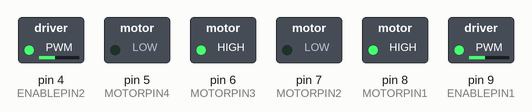
Simulated run of this sketch. Board: Arduino Mega 2560, built with avr-gcc and run on an emulated ATmega2560. Parts: switched loads named in the sketch (green lamp = pin HIGH).

Above: at 0.1 s.
Timing chart, 0 to 1.6 s (numbered marks = the images above):
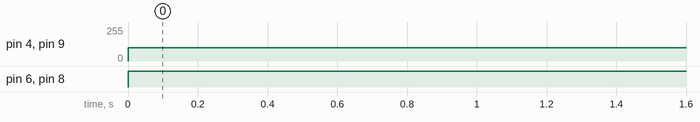

The sketch:

Test.ino
```cpp
#include "Constante.h"
#include "Robot.h"
Robot* robot = NULL;
void setup() {
  pinMode(LEFT_PHOTOELECTRIQUE_PIN,INPUT);
  pinMode(MIDDLE_LEFT_PHOTOELECTRIQUE_PIN,INPUT);
  pinMode(MIDDLE_RIGHT_PHOTOELECTRIQUE_PIN,INPUT);
  pinMode(RIGHT_PHOTOELECTRIQUE_PIN,INPUT);
  robot = new Robot();
  Serial.begin(9600);
}
void loop() {
  robot-> move(1,100,-1);
  //robot->turn(1,100,100,-1);

}
```

Constante.h
```cpp
#define CONSTANTE_H
#define D 1
#define W 0

//PIN ROBOT
#define MOTORPIN1 8
#define MOTORPIN2 7
#define ENABLEPIN1 9
#define MOTORPIN3 6
#define MOTORPIN4 5
#define ENABLEPIN2 4

//Pin sonor
#define TRIG_PIN 13
#define ECHO_PIN 12

//Pin Sensors
#define LEFT_PHOTOELECTRIQUE_PIN 17
#define MIDDLE_LEFT_PHOTOELECTRIQUE_PIN 16
#define MIDDLE_RIGHT_PHOTOELECTRIQUE_PIN 15
#define RIGHT_PHOTOELECTRIQUE_PIN 14

//Pin RFID
#define SS_PIN 53
#define RST_PIN 22
```

Robot.h
```cpp
#ifndef CONSTANTE_H
  #include "Constante.h"
#endif
class Robot{
  public:
      Robot(){
        pinMode(MOTORPIN1, OUTPUT);
                pinMode(MOTORPIN2, OUTPUT);
                pinMode(ENABLEPIN1, OUTPUT);
        pinMode(MOTORPIN3, OUTPUT);
        pinMode(MOTORPIN4, OUTPUT);
        pinMode(ENABLEPIN2, OUTPUT);
    }


      void move(short direction = 1,short vitesse = 200,float delai = 2){

        //Vitesse
        analogWrite(ENABLEPIN1, abs(vitesse));
          analogWrite(ENABLEPIN2, abs(vitesse));

          //Direction 1 Forward et 0 Backward
        if(direction == 1){
            digitalWrite(MOTORPIN2, LOW);
            digitalWrite(MOTORPIN4, LOW);
          digitalWrite(MOTORPIN1, HIGH);
            digitalWrite(MOTORPIN3, HIGH);
        }else{
          digitalWrite(MOTORPIN2, HIGH);
            digitalWrite(MOTORPIN1, LOW);
          digitalWrite(MOTORPIN4, HIGH);
            digitalWrite(MOTORPIN3, LOW);
        }

        if(delai != -1){
          delay((int)(delai * 1000));
        }
    }

    void turn(short direction = 1,short vitesseLeft = 200,short vitesseRight=200,float delai = 2){

        //Vitesse
        analogWrite(ENABLEPIN1, abs(vitesseLeft));
          analogWrite(ENABLEPIN2, abs(vitesseRight));

          //Stop freinage


          //Direction 1 Right et 0 left
        if(direction == 0){
          digitalWrite(MOTORPIN1, HIGH);
          digitalWrite(MOTORPIN2, LOW);
            Serial.print("Avant M1");
            digitalWrite(MOTORPIN3, LOW);
           digitalWrite(MOTORPIN4, HIGH);
            Serial.print("Avant M2");
        }else{
          digitalWrite(MOTORPIN1, LOW);
           digitalWrite(MOTORPIN2, HIGH);
            Serial.print("Arriere M1");
            digitalWrite(MOTORPIN3, HIGH);
           digitalWrite(MOTORPIN4, LOW);
            Serial.print("Arriere M2");
        }

        if(delai != -1){
          delay((int)(delai * 1000));
        }
    }

    void stop(short delai = 2,short finale = 0){
          digitalWrite(MOTORPIN1, LOW);
          digitalWrite(MOTORPIN2, LOW);
          digitalWrite(MOTORPIN3, LOW);
          digitalWrite(MOTORPIN4, LOW);

          if(delai != -1){
            delay(delai * 1000);
          }

          if(finale == 1){
            while(1==1);
          }
    }


};
```

Measured:
- by itself, pin 4 (ENABLEPIN2), pin 9 (ENABLEPIN1): 0/255 → 100/255 at 0.00 s
- by itself, pin 6 (MOTORPIN3), pin 8 (MOTORPIN1): LOW → HIGH at 0.00 s
